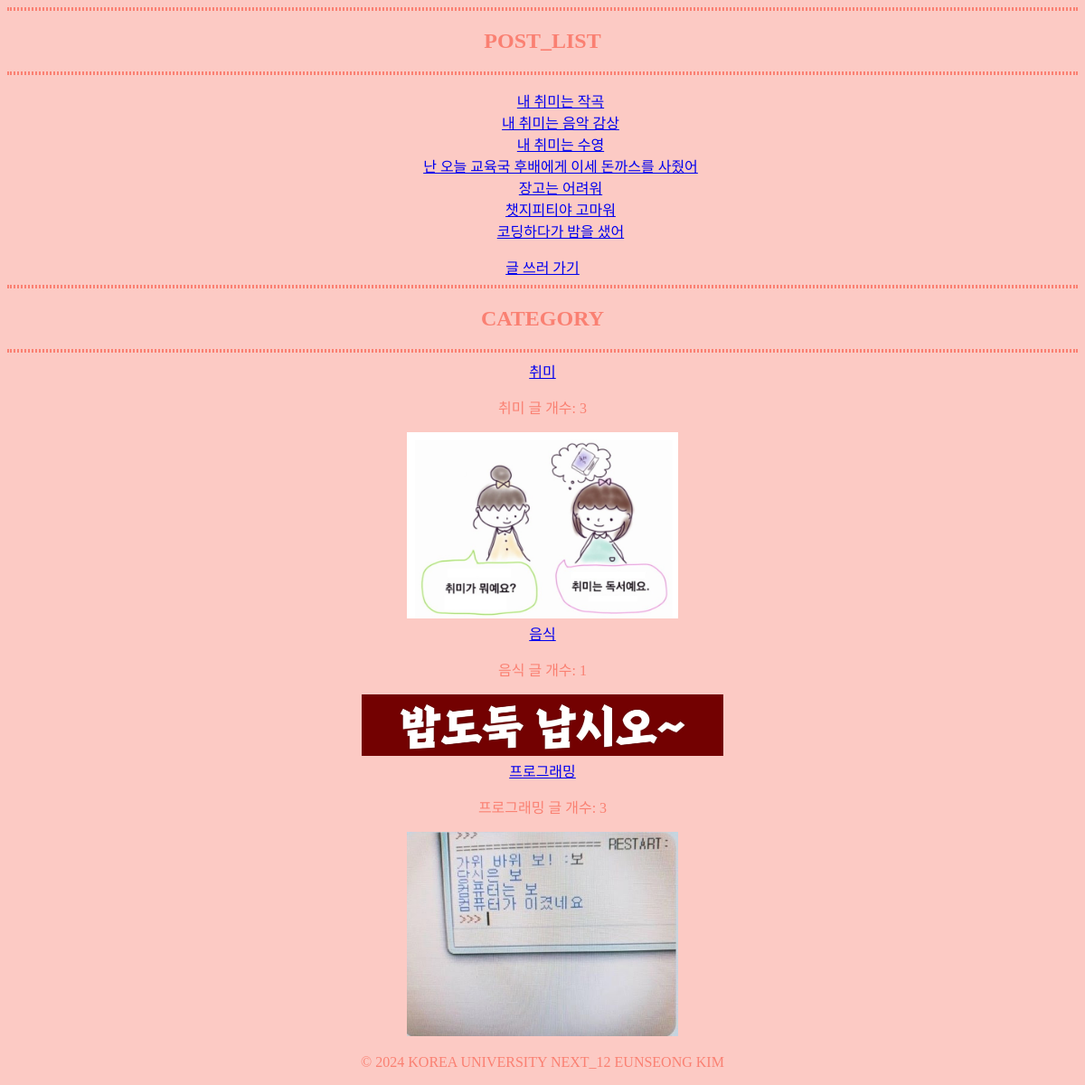
Page /list on the committed database.
### blogApp/models.py (models this page shows, shortened)
class Article(models.Model):
    title = models.CharField(max_length=200)
    content = models.TextField()
    created_at = models.DateTimeField(auto_now_add=True)
    category = models.CharField(max_length=50, choices=CATEGORY_CHOICES, default='hobby')
    objects = ArticleManager()

### blogApp/views.py (the view)
# urls.py: path('list', views.list, name='list'),
def list(request):
    articles = Article.objects.all()
    hobby_count = Article.objects.hobby().count()
    food_count = Article.objects.food().count()
    programming_count = Article.objects.programming().count()
    return render(request, 'list.html', {
        'articles': articles,
        'hobby_count': hobby_count,
        'hobby_count': hobby_count,
        'food_count': food_count,
        'programming_count': programming_count
        })

### blogApp/models.py (called while the page is built)
    def hobby(self):
        return self.filter(category='hobby')

    def food(self):
        return self.filter(category='food')

    def programming(self):
        return self.filter(category='programming')

### blogApp/templates/list.html (shortened to what this page needs)
{% extends 'base.html' %} {% block css %} {% load static %}
<link rel="stylesheet" type="text/css" href="{% static 'list.css' %}?version=1.1" />
{% endblock %} {% block content %}
<hr />
<h2>POST_LIST</h2>
<hr />
<ul>
    {% for article in articles %}
    <li><a href="{% url 'detail' article.id %}">{{ article.title }}</a></li>
    {% endfor %}
</ul>
<a href="{% url 'new' %}">글 쓰러 가기</a>
<hr />
<h2>CATEGORY</h2>
<hr />
<div>
    <a href="{% url 'hobby_category' %}">취미</a>
    <p>취미 글 개수: {{ hobby_count }}</p>
    <img src="{% static 'hobby.jpg' %}" alt="My hobby is reading" style="width: 300px" />
</div>
<div>
    <a href="{% url 'food_category' %}">음식</a>
    <p>음식 글 개수: {{ food_count }}</p>
    <img src="{% static 'food.jpg' %}" alt="rice thief" style="width: 400px" />
</div>
<div>
    <a href="{% url 'programming_category' %}">프로그래밍</a>
    <p>프로그래밍 글 개수: {{ programming_count }}</p>
    <img src="{% static 'programming.jpg' %}" alt="rock sissors paper" style="width: 300px" />
    {% endblock %}

### blogApp/templates/base.html (shortened to what this page needs)
<!DOCTYPE html>
<html lang="en">
    <head>
        {% load static %}
        <link rel="stylesheet" type="text/css" href="{% static 'base.css' %}" />
        {% block css %} {% endblock css %}
    </head>
    <body>
        <div class="content">{% block content %} {% endblock content %}</div>
        <footer>
            <p>© 2024 KOREA UNIVERSITY NEXT_12 EUNSEONG KIM</p>
        </footer>
    </body>
</html>

### blogApp/static/base.css (style rules this page uses)
body { color: salmon; text-align: center; background-color: rgba(250, 128, 114, 0.411); }
ul { text-align: center; list-style: none; }
hr { border: 2px dotted salmon; }

### blogApp/static/list.css (style rules this page uses)
body { color: salmon; text-align: center; background-color: rgba(250, 128, 114, 0.411); }
ul { text-align: center; }
hr { border: 2px dotted salmon; }

### rows in the picture
Article: title "내 취미는 작곡"
Article: title "내 취미는 음악 감상"
Article: title "내 취미는 수영"
Article: title "난 오늘 교육국 후배에게 이세 돈까스를 사줬어"
Article: title "장고는 어려워"
Article: title "챗지피티야 고마워"
Article: title "코딩하다가 밤을 샜어"

### other values in the picture
{{ hobby_count }} "3"
{{ food_count }} "1"
{{ programming_count }} "3"
